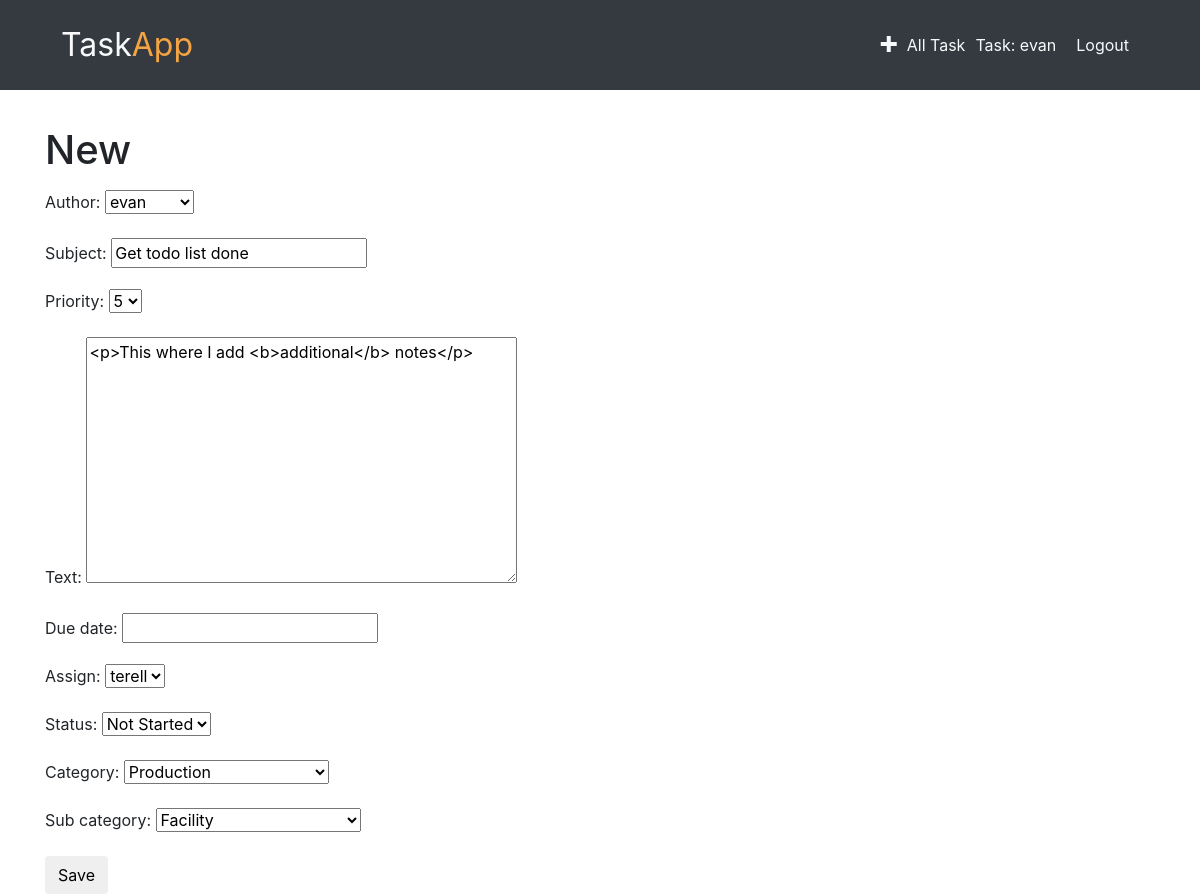
Page /task/2/edit/ (signed in) on the committed database.
### todoapp/models.py (models this page shows, shortened)
class Task(models.Model):
    author = models.ForeignKey('auth.User')
    subject = models.CharField(max_length=200)
    text = models.TextField()
    created_date = models.DateTimeField(default=timezone.now)
    due_date = models.DateField(blank=True, null=True)
    assign = models.CharField(max_length=200)
    status = models.CharField(max_length=200, default='Not Started')
    category = models.CharField(max_length=200)
    sub_category = models.CharField(max_length=200)
    priority = models.CharField(max_length=10, default='5')

### todoapp/views.py (the view)
# urls.py: url(r'^task/(?P<pk>\d+)/edit/$',views.TaskUpdateView.as_view(), name='task_edit'),
class TaskUpdateView(LoginRequiredMixin, UpdateView):
    login_url = '/login/'
    redirect_field_name = 'todoapp/task_detail.html'
    form_class = TaskForm
    model = Task

### todoapp/forms.py
class TaskForm(forms.ModelForm):
    class Meta:
        model = Task
        fields = ('author', 'subject', 'priority','text', 'due_date', 'assign', 'status', 'category', 'sub_category')
        widgets = {
            'subject': forms.TextInput(attrs={'class':'textinputclass'}),
            'text' : forms.Textarea(attrs={'class':'editable medium-editor-textarea postcontent'}),
            'priority' : forms.Select(choices=PRIORITY_CHOICE),
            'category' : forms.Select(choices=CATEGORY_CHOICE),
            'sub_category' : forms.Select(choices=CATEGORY_CHOICE),
            'assign' : forms.Select(choices=USER_LIST),
            'due_date' : forms.TextInput(attrs={'id':"datepicker"}),
            'status' : forms.Select(choices=STATUS_LIST)
            }

### todoapp/templates/todoapp/task_form.html (shortened to what this page needs)
{% extends "todoapp/base.html" %}
{% block content %}
    <h1>New</h1>
    <form class="task-form" method="POST">
        {{ form.as_p }}
        <button type="submit" class='save btn btn-default'>Save</button>
    </form>
{% endblock %}

### todoapp/templates/todoapp/base.html (shortened to what this page needs)
<!doctype html>
{% load staticfiles %}
<html lang="en">
  <head>
    <link rel="stylesheet" href="https://stackpath.bootstrapcdn.com/bootstrap/4.1.0/css/bootstrap.min.css">
    <link rel="stylesheet" href="//cdn.jsdelivr.net/npm/medium-editor@latest/dist/css/medium-editor.min.css" type="text/css" media="screen" charset="utf-8">
    <link rel="stylesheet" href="{% static 'css/todoapp.css' %}">
    <link href="{% static 'css/open-iconic-bootstrap.css' %}" rel="stylesheet">
    <link type="text/css" href="http://ajax.googleapis.com/ajax/libs/jqueryui/1.10.3/themes/black-tie/jquery-ui.min.css" rel="stylesheet" />
  </head>
  <body>
    <nav class="navbar navbar-dark bg-dark techfont custom-navbar">
      <div class="container">
        <ul class="nav navbar">
          <li class="nav-item"><a class="navbar-brand bigbrand text-light" href="{% url 'task_list' %}">Task<span class="app-color">App</span></a></li>
        </ul>
        <ul class="nav navbar justify-content-end">
          {% if user.is_authenticated %}
          <li class="nav-item"><a class="text-light nav-spacer" href="{% url 'task_new' %}"><span class="oi oi-plus"></span></a></li>
          <li class="nav-item"><a class="text-light nav-spaer" href="{% url 'task_complete_list' %}">All Task</a></li>
          <li class="nav-item"><a class="text-light nav-spacer" href="{% url 'task_user_list' username=user.username %}">Task: <span class="capitalizeit">{{ user.username }}</span></a></li>
          <li class="nav-item"><a class="text-light nav-spacer" href="{% url 'logout' %}">Logout</a></li>
          {% else %}
          <li class="nav-item"><a class="text-light navbar-right" href="{% url 'login' %}"><span class="oi oi-key"></span></a></li>
          {% endif %}
        </ul>
      </div>
    </nav>
      <div class="content container">
              {% block content %}
              {% endblock %}
      </div>
  </body>
</html>

### todoapp/static/css/todoapp.css (style rules this page uses)
.bigbrand { font-size: 2em; }
.app-color { color: #f4a442; }
.nav-spacer { margin: 10px; }
.content { padding-top: 3%; }

### rows in the picture
Task: author "evan", subject "Get todo list done", priority "5", text "<p>This where I add <b>additional</b> notes</p>", assign "terell", status "Not Started", category "Production", sub_category "Facility"

### other values in the picture
{{ user.username }} "evan"
